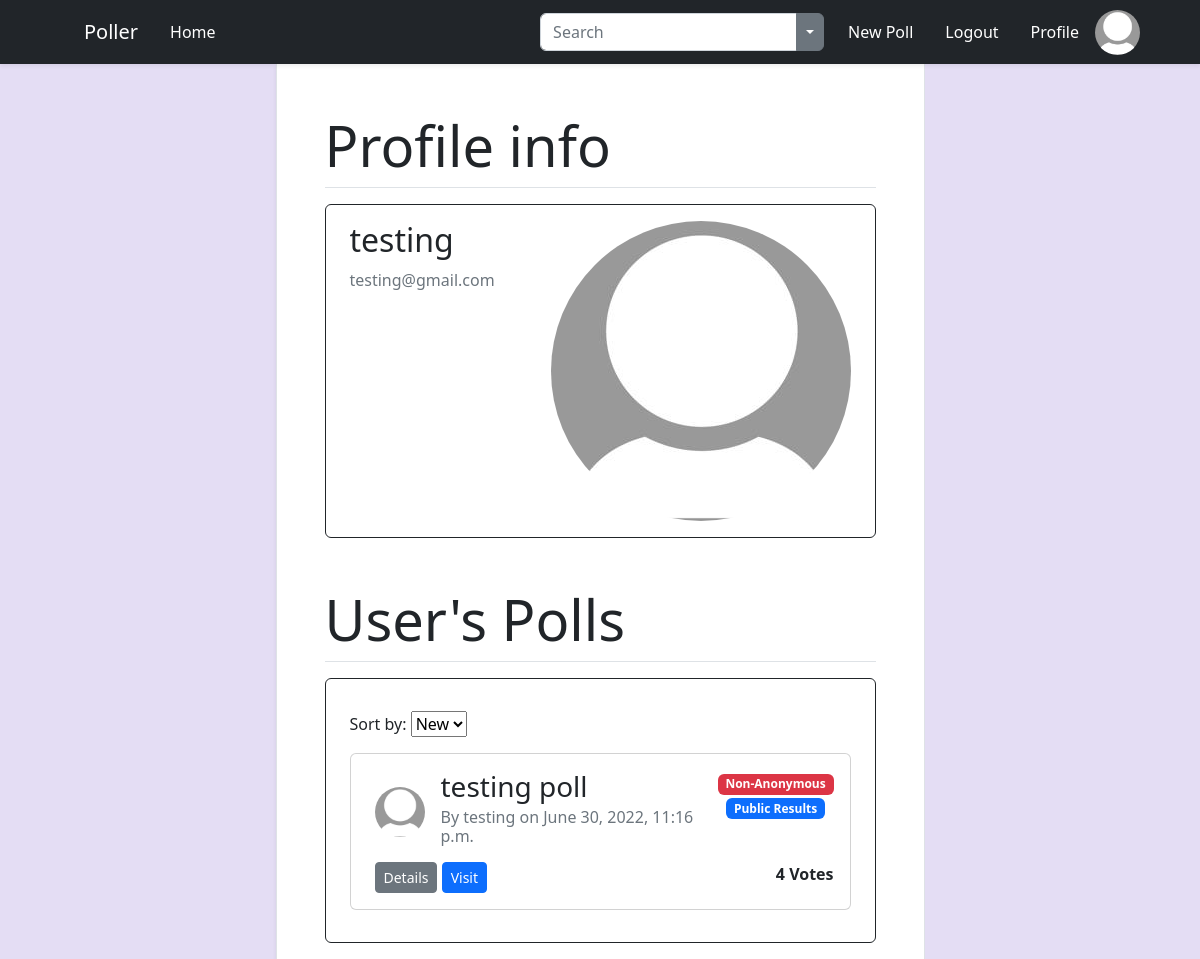
The app's page /profile/18 (signed in) with its own data.
### users/models.py (models this page shows, shortened)
class Profile(models.Model):
    user = models.OneToOneField(User,on_delete=models.CASCADE)
    image = models.ImageField(default='default_pfp.jpeg', upload_to='profile_pics')

### polls/models.py (models this page shows, shortened)
class Poll(models.Model):
    title = models.CharField(max_length=100)
    description = models.TextField(blank=True)
    date_posted = models.DateTimeField(default=timezone.now)
    author = models.ForeignKey(User, on_delete=models.CASCADE)
    users_voted = models.ManyToManyField(User,related_name='usersvoted',default=returnNone)
    total_votes = models.IntegerField(default=0)
    no_of_options_to_be_selected = models.PositiveIntegerField(default=1)
    anonymous_poll = models.BooleanField(default=True)
    public_results = models.BooleanField(default=True)

### users/views.py (the view)
# urls.py: path('profile/<int:user_id>',user_views.profile,name='profile'),
def profile(request,user_id):
    requested_user = get_object_or_404(User,id=user_id)
    sortform = SortForm(request.GET or None)
    sort_option = request.GET.get('sort_by')
    qs = None
    if sort_option == 'new' or sort_option == None:
        qs = requested_user.poll_set.order_by('-date_posted')
    if sort_option == 'old':
        qs = requested_user.poll_set.order_by('date_posted')
    elif sort_option == 'top':
        qs = requested_user.poll_set.order_by('-total_votes')
    if request.user == requested_user and request.user.is_authenticated:
        if request.method == 'POST':
            uform = UserUpdateForm(request.POST,instance=request.user)
            pform = ProfileUpdateForm(request.POST,request.FILES,instance=request.user.profile)
            if uform.is_valid() and pform.is_valid():
                uform.save()
                pform.save()
                messages.success(request,f'Account updates successfully!')
                return redirect('profile',user_id = request.user.id)
        else:
            uform = UserUpdateForm(instance=request.user)
            pform = ProfileUpdateForm(instance=request.user)
        context = {
            'u_form':uform,
            'p_form':pform,
            'user':requested_user,
            'allow_edit':True,
            'polls':qs,
            'sortform':sortform,
        }
    else:
        context = {'user':requested_user,'allow_edit':False,'polls':qs,'sortform':sortform,}
    return render(request,'users/profile.html',context)

### polls/forms.py
class SortForm(forms.Form):
    choices_tuple = [
        ('new','New'),
        ('old','Old'),
        ('top','Top'),
    ]
    sort_by = forms.ChoiceField(widget=forms.Select,choices=choices_tuple)

### users/templates/users/profile.html (shortened to what this page needs)
{% extends "polls/base.html" %}
{% load crispy_forms_tags %}
{% block content %}
<h1 class="display-4 mt-5 pb-2 border-bottom">Profile info</h1>
<div class="mt-3 border border-dark rounded">
    <div class="d-flex align-items-start px-4 py-3">
        <div>
            <h2 class="">{{ user.username }}</h2>
            <p class="text-secondary">{{ user.email }}</p>
        </div>
        <div class="ms-auto">
            <img class="pfp" src="{{ user.profile.image.url }}">
        </div>
    </div>
</div>
<h1 class="display-4 mt-5 pb-2 border-bottom">User's Polls</h1>
<div class="my-3 border border-dark rounded px-4 py-3 mt-3">
    <form method="get" id="sort-form" class="mt-3">
        {% for field in sortform %}
            {{ field.label_tag }} {{ field }}
        {% endfor %}
    </form>
    {% if polls %}
        {% for poll in polls %}
        <div class="card my-3">
            <div class="card-body ps-4">
                <div class="d-flex">
                    <div class="d-flex align-items-center justify-content-center">
                        <img src="{{ poll.author.profile.image.url }}" align="middle" class="rounded-circle pfp-sm">
                    </div>
                    <div class="ms-3 flex-grow-1">
                        <h3 class="card-title">{{ poll.title }}</a></h3>
                        <h6 class="card-subtitle mb-2 text-muted">By {{ poll.author }} on {{ poll.date_posted }}</h6>
                    </div>
                    <div class="">
                        <div class="d-flex flex-column align-items-center">
                            <div class="flex-grow-1">
                                {% if poll.anonymous_poll %}
                                <span class="badge text-bg-success">Anonymous</span>
                                {% else %}
                                <span class="badge text-bg-danger">Non-Anonymous</span>
                                {% endif %}
                            </div>
                            <div class="flex-grow-1">
                                {% if poll.public_results %}
                                <span class="badge text-bg-primary">Public Results</span>
                                {% else %}
                                <span class="badge text-bg-secondary">Private Results</span>
                                {% endif %}
                            </div>
                        </div>
                    </div>
                </div>
                <div class="d-flex mt-2">
                    <div class="flex-grow-1">
                        <button class="btn btn-sm btn-secondary" type="button" data-bs-toggle="collapse"
                            data-bs-target="#details-{{ poll.id }}" aria-expanded="false"
                            aria-controls="details-{{ poll.id }}">Details</button>
                        <a class="btn btn-sm btn-primary" href="{% url 'polls:detail' poll.id %}">Visit</a>
                    </div>
                    <div class="ps-3">
                        {% if poll.votes == 1 %}
                        <span class="fw-semibold">1 Vote</span>
                        {% else %}
                        <span class="fw-semibold ms-2">{{ poll.total_votes }} Votes</span>
                        {% endif %}
                    </div>
                </div>
            </div>
        </div>
        {% endfor %}
    {% else %}
        <h6 class="text-center fw-semibold">This user has no Polls.</h6>
    {% endif %}
</div>
{% endblock content %}

### polls/templates/polls/base.html (shortened to what this page needs)
{% load static %}
<!DOCTYPE html>
<html lang="en">
<head>
    <link rel="stylesheet" href="https://cdn.jsdelivr.net/npm/bootstrap-icons@1.8.3/font/bootstrap-icons.css">
    <link rel="stylesheet" type="text/css" href="{% static 'polls/styles.css' %}">
    <link href="https://cdn.jsdelivr.net/npm/bootstrap@5.2.0-beta1/dist/css/bootstrap.min.css" rel="stylesheet">
</head>
<body>
    <nav class="navbar navbar-expand-xl navbar-dark bg-dark sticky-top px-5 shadow-sm" style="min-height: 8%;">
        <div class="container-fluid">
          <a class="navbar-brand mx-4" href="{% url 'polls:home' %}">Poller</a>
          <div class="collapse navbar-collapse" id="navbarSupportedContent">
            <ul class="navbar-nav me-auto mb-2 mb-lg-0">
              <li class="nav-item me-3">
                <a class="nav-link active" aria-current="page" href="{% url 'polls:home' %}">Home</a>
              </li>
            </ul>
            <form action="{% url 'polls:search' %}" method="get">
              <div class="btn-group">
                <input type="text" name="search" id="id_search" placeholder="Search" class="form-control" style="border-top-right-radius: 0; border-bottom-right-radius: 0;">
                <button type="button" class="btn-secondary btn dropdown-toggle dropdown-toggle-split" data-bs-toggle="dropdown" aria-expanded="false">
                </button>
              </div>
            </form>
            <ul class="navbar-nav ms-2 mb-2 mb-lg-0 align-items-center">
              {% if request.user.is_authenticated %}
              <li class="nav-item mx-2">
                <a class="nav-link active" aria-current="page" href="{% url 'polls:create' %}">New Poll</a>
              </li>
              <li class="nav-item mx-2">
                <a class="nav-link active" aria-current="page" href="{% url 'logout' %}">Logout</a>
              </li>
              <li class="nav-item mx-2">
                <a class="nav-link active" aria-current="page" href="{% url 'profile' user.id %}">Profile</a>
              </li>
              <li class="nav-item">
                <div class="d-flex align-items-center justify-content-center">
                  <img src="{{ user.profile.image.url }}" align="middle" class="rounded-circle pfp-lil">
                </div>
              </li>
              {% endif %}
            </ul>
          </div>
        </div>
    </nav>
    <div class="main-flex">
      <div class="flex-left">
      </div>
      <div class="flex-center px-5 border-start border-end shadow-sm" >
        {% block content %}
        {% endblock content %}
      </div>
      <div class="flex-right">
      </div>
    </div>
</body>
</html>

### polls/static/polls/styles.css (style rules this page uses)
html,body { height: 100%; margin: 0; }
.pfp-sm { width: 50px; height: 50px; }
.pfp-lil { width: 45px; height: 45px; }
.pfp { border-radius: 50%; }
.main-flex { display: flex; flex-direction: row; min-height: 100%; align-items: stretch; }
.flex-left { flex: 1; min-height: 100%; background-color: #e4ddf4; }
.flex-center { flex: 2; min-height: 100%; }
.flex-right { flex: 1; min-height: 100%; background-color: #e4ddf4; }

### records on screen
Poll: author.profile.image (placeholder picture), title "testing poll", author "testing", date_posted "June 30, 2022, 11:16 p.m.", anonymous_poll "Non-Anonymous", public_results "Public Results", total_votes "4"

### other values on screen
{{ user.username }} "testing"
{{ user.email }} "testing@gmail.com"
{{ field.label_tag }} "Sort by:"
